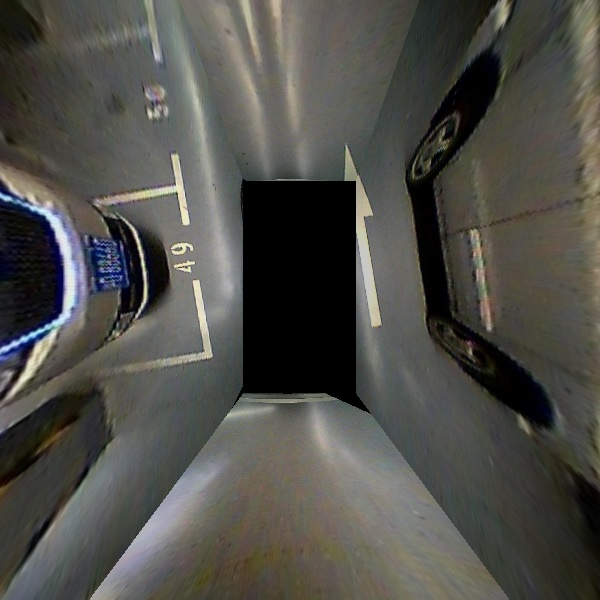
#> input picture img/20161019-1-1.bmp, 600 x 600 px, found by its file name
$ python crop_patch.py
#> lines starting #> are read from the running program, lines starting #| are printed output that depends on the picture
'''
crop image
'''
import pandas as pd
import numpy as np
import cv2

img_file = '20161019-1-1.bmp'
img = cv2.imread('./ForMarkingPoints/20161019-1-1.bmp')
#> img is the input picture: shape (600, 600, 3); mean B, G, R 73.5, 78.7, 79.3
img_gray = cv2.cvtColor(img, cv2.COLOR_BGR2GRAY)
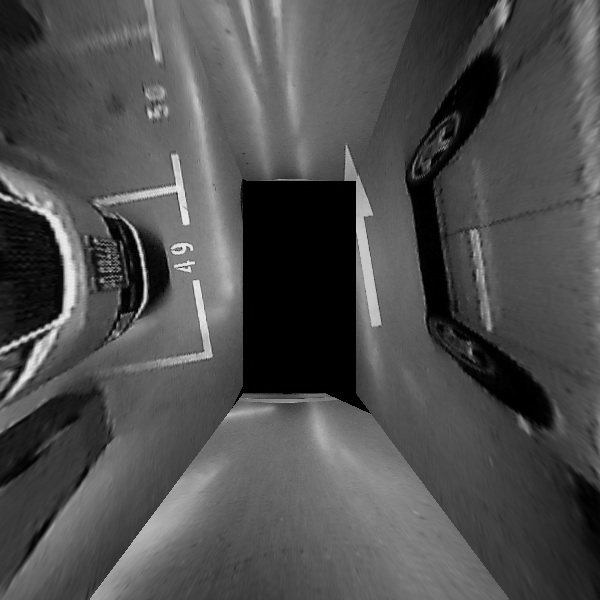
#> img_gray: shape (600, 600); min 0, max 239, mean 78.3
center = [[100,22]]
patch = img_gray[100:124,100:124]
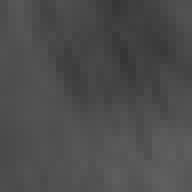
#> patch: shape (24, 24) (shown 8 times larger); min 53, max 95, mean 76.5

# show image
cv2.imshow('patch', patch)
cv2.waitKey(0)
cv2.destroyAllWindows()

# save image
cv2.imwrite('path_img.bmp', patch)


df = pd.read_csv('marks.csv')
#> (reads src/make_dataset/marks.csv from the repository)
points = df.values
for i in range(len(points)):
#> (the run stopped early here; a loop or call above may not have finished)
